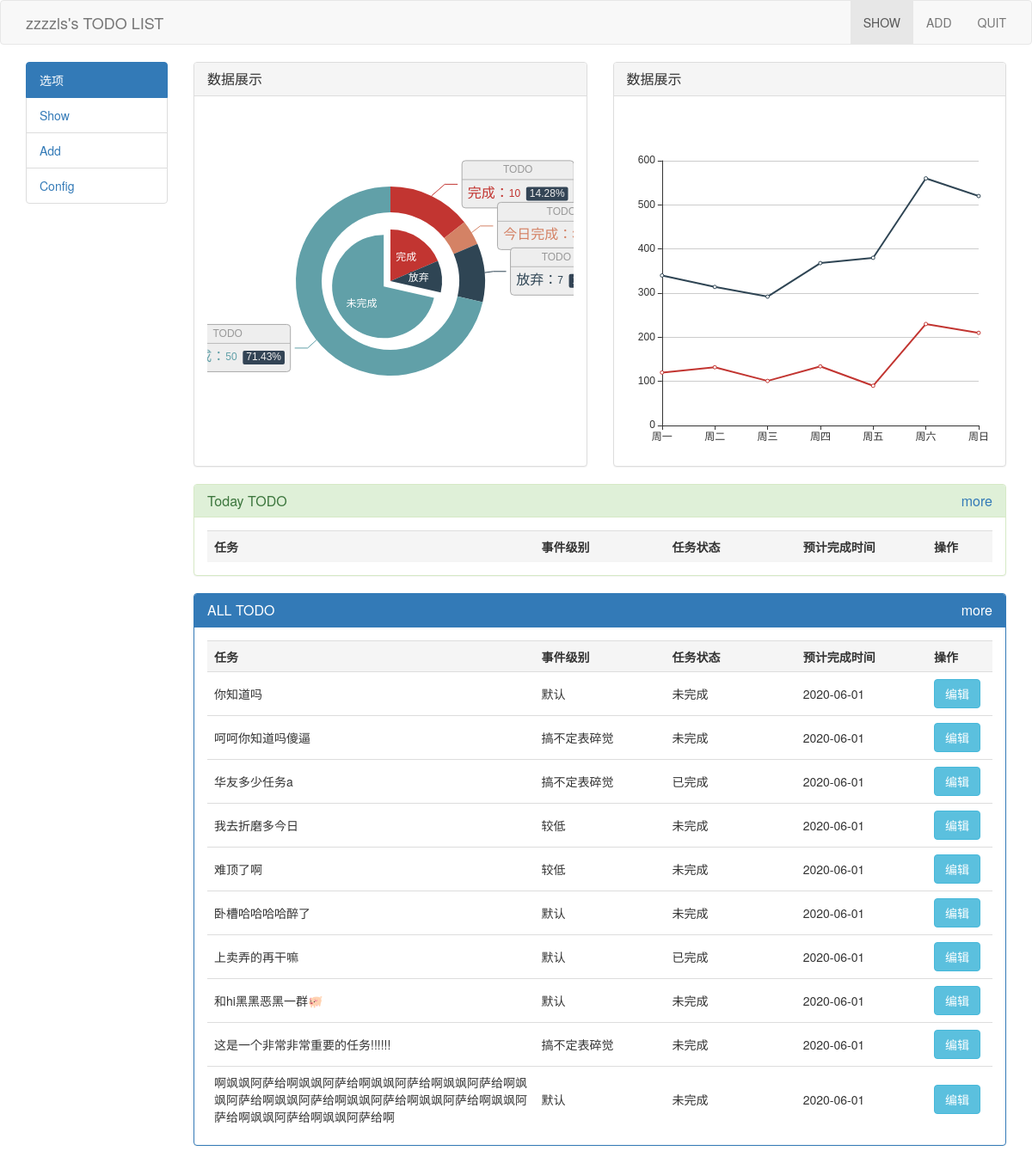
/show/, run on an earlier commit of the app's database.
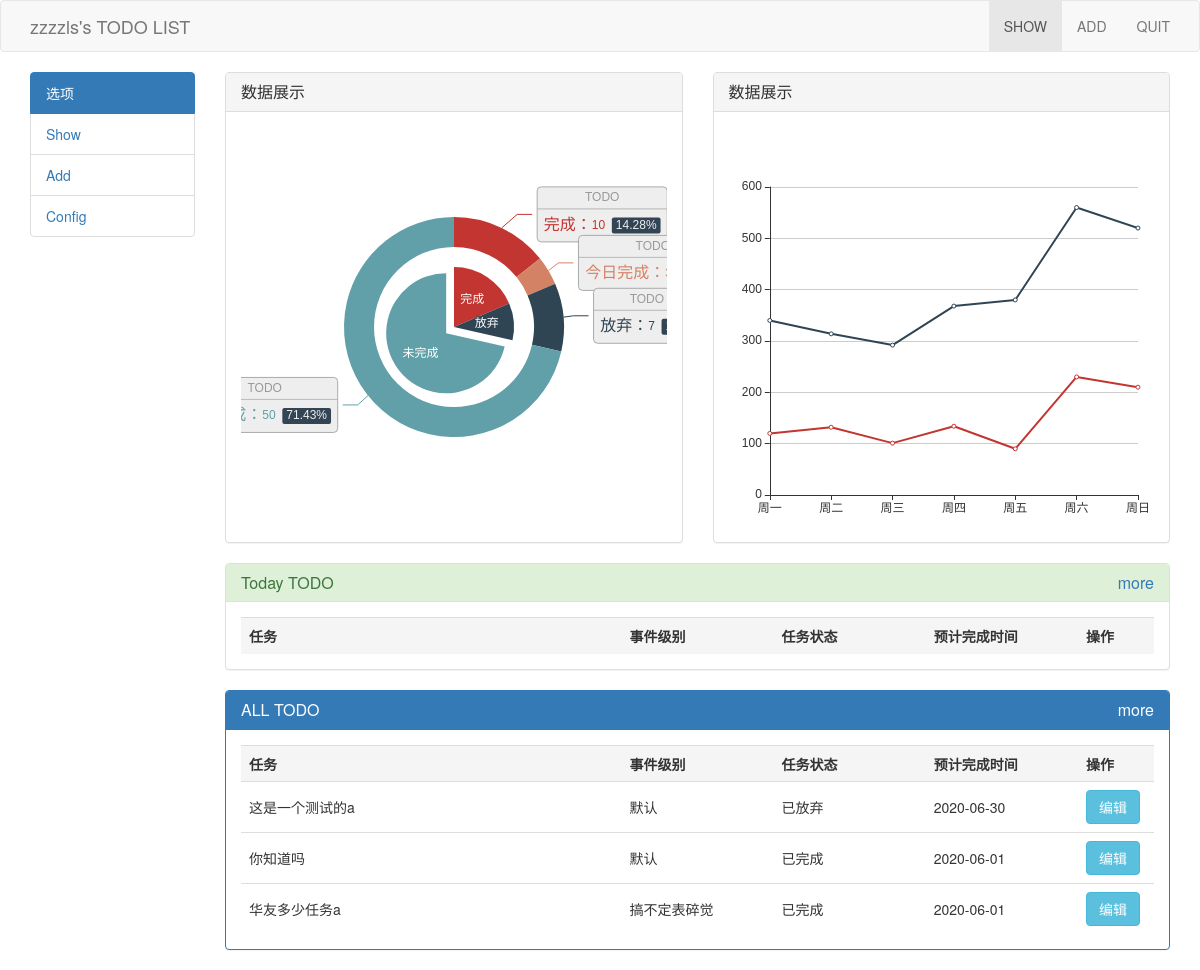
And on a later commit of the database.
### models.py (models this page shows, shortened)
class Base(db.Model):
    __abstract__ = True
    id = db.Column(db.Integer, primary_key=True, autoincrement=True)

class Todo(Base):
    todo_name = db.Column(db.String(231), unique=True)
    category = db.Column(db.String(50))
    level = db.Column(db.Integer, default=1)
    add_time = db.Column(db.Date, nullable=False)
    estimated_time = db.Column(db.Date, nullable=False)
    real_time = db.Column(db.Date)
    status = db.Column(db.Integer)
    remark = db.Column(db.Text)

### views.py (the view)
@app.route("/")
@app.route("/show/")
def show():
    today = datetime.datetime.now().strftime("%Y-%m-%d")
    today_todo_list = Todo.query.filter(Todo.estimated_time == today,Todo.status == 0).order_by(Todo.level.desc()).all()
    all_todo_list = Todo.query.all()[-10:]
    dct = {
        "today_todo": today_todo_list,
        "all_todo_list": all_todo_list
    }
    return render_template("TODO.html", dct=dct)

### views.py (called while the page is built)
@app.template_filter("todo_status")
def todo_status(status):
    status_list = ["未完成", "已完成", "已放弃"]
    return status_list[int(status)]

@app.template_filter("todo_level")
def todo_level(level):
    status_list = ["较低", "默认", "搞不定表碎觉"]
    return status_list[int(level)]

### templates/TODO.html (shortened to what this page needs)
{% extends 'base.html' %}
{% block right_body %}
    <div class="row">
        <div class="col-md-6">
            <div class="panel panel-default">
                <div class="panel-heading">
                    <h3 class="panel-title">数据展示</h3>
                </div>
                <div class="panel-body">
                    <div id="pie">
                    </div>
                </div>
            </div>
        </div>
        <div class="col-md-6">
            <div class="panel panel-default">
                <div class="panel-heading">
                    <h3 class="panel-title">数据展示</h3>
                </div>
                <div class="panel-body">
                    <div id="line">
                    </div>
                </div>
            </div>
        </div>
    </div>
    <div class="row">
        <div class="col-md-12">
            <div class="panel panel-success">
                <div class="panel-heading">
                    <h3 class="panel-title">
                        <span>Today TODO</span>
                        <span class="pull-right"><a href="">more</a></span>
                    </h3>
                </div>
                <div class="panel-body">
                    <table class="table table-hover">
                        <tbody>
                        <tr class="active row mx-0">
                            <th class="col-md-5">任务</th>
                            <th class="col-md-2">事件级别</th>
                            <th class="col-md-2">任务状态</th>
                            <th class="col-md-2">预计完成时间</th>
                            <th class="col-md-1">操作</th>
                        </tr>
                        </tbody>
                    </table>
                </div>
            </div>
        </div>
    </div>
    <div class="row">
        <div class="col-md-12">
            <div class="panel panel-primary">
                <div class="panel-heading">
                    <h3 class="panel-title">
                        <span>ALL TODO</span>
                        <span class="pull-right"><a href="#" style="color:#ffffff">more</a></span>
                    </h3>
                </div>
                <div class="panel-body">
                    <table class="table table-hover">
                        <tbody>
                        <tr class="active row mx-0">
                            <th class="col-md-5">任务</th>
                            <th class="col-md-2">事件级别</th>
                            <th class="col-md-2">任务状态</th>
                            <th class="col-md-2">预计完成时间</th>
                            <th class="col-md-1">操作</th>
                        </tr>
                        <tr class="row">
                            {% for todo in dct.all_todo_list %}
                            <tr class="row">
                                <td>{{ todo.todo_name }}</td>
                                <td>{{ todo.level | todo_level }}</td>
                                <td>{{ todo.status | todo_status }}</td>
                                <td>{{ todo.estimated_time }}</td>
                                <td>
                                    <a class="btn btn-info" href="{{ url_for('info',id= todo.id) }}">编辑</a>
                                </td>
                            </tr>
                        {% endfor %}
                        </tr>
                        </tbody>
                    </table>
                </div>
            </div>
        </div>
    </div>
{% endblock %}

### templates/base.html (shortened to what this page needs)
<!DOCTYPE html>
<html>
<head>
    <link href="https://cdn.staticfile.org/twitter-bootstrap/3.3.7/css/bootstrap.min.css" rel="stylesheet">
</head>
<body>
<nav class="navbar navbar-default" role="navigation">
    <div class="container">
        <div class="navbar-header">
            <a href="#" class="navbar-brand">zzzzls's TODO LIST</a>
        </div>
        <div>
            <ul class="nav navbar-nav navbar-right">
                <li class="active">
                    <a href="{{ url_for("show") }}">SHOW</a>
                </li>
                <li>
                    <a href="{{ url_for("add") }}">ADD</a>
                </li>
                <li>
                    <a href="">QUIT</a>
                </li>
            </ul>
        </div>
    </div>
</nav>
<div class="container">
    <div class="row">
        <div class="col-md-2">
            <div class="row">
                <div class="col-md-12">
                    <ul class="list-group">
                <li class="list-group-item active">
                    选项
                </li>
                <li class="list-group-item">
                    <a href="{{ url_for("show") }}">Show</a>
                </li>
                <li class="list-group-item">
                    <a href="{{ url_for("add") }}">Add</a>
                </li>
                <li class="list-group-item">
                    <a href="">Config</a>
                </li>
            </ul>
                </div>
            </div>
        </div>
        <div class="col-md-10">
            {% block right_body %}{% endblock %}
        </div>
    </div>
</div>
</body>
</html>

What changed in the data, as far as the page shows it:
removed Todo: todo_name "呵呵你知道吗傻逼", level|todo_level "搞不定表碎觉", status|todo_status "未完成", estimated_time "2020-06-01"
removed Todo: todo_name "我去折磨多今日", level|todo_level "较低", status|todo_status "未完成", estimated_time "2020-06-01"
removed Todo: todo_name "难顶了啊", level|todo_level "较低", status|todo_status "未完成", estimated_time "2020-06-01"
removed Todo: todo_name "卧槽哈哈哈哈醉了", level|todo_level "默认", status|todo_status "未完成", estimated_time "2020-06-01"
removed Todo: todo_name "上卖弄的再干嘛", level|todo_level "默认", status|todo_status "已完成", estimated_time "2020-06-01"
removed Todo: todo_name "和hi黑黑恶黑一群🐖", level|todo_level "默认", status|todo_status "未完成", estimated_time "2020-06-01"
removed Todo: todo_name "这是一个非常非常重要的任务!!!!!!", level|todo_level "搞不定表碎觉", status|todo_status "未完成", estimated_time "2020-06-01"
removed Todo: todo_name "啊飒飒阿萨给啊飒飒阿萨给啊飒飒阿萨给啊飒飒阿萨给啊飒飒阿萨给啊飒飒阿萨给啊飒飒阿萨给啊飒飒阿萨给啊飒飒阿萨给啊飒飒阿萨给啊飒飒阿萨给啊", level|todo_level "默认", status|todo_status "未完成", estimated_time "2020-06-01"
now on this page (row edited): Todo: todo_name "这是一个测试的a", level|todo_level "默认", status|todo_status "已放弃", estimated_time "2020-06-30"
changed Todo "你知道吗": status|todo_status "未完成" → "已完成"
